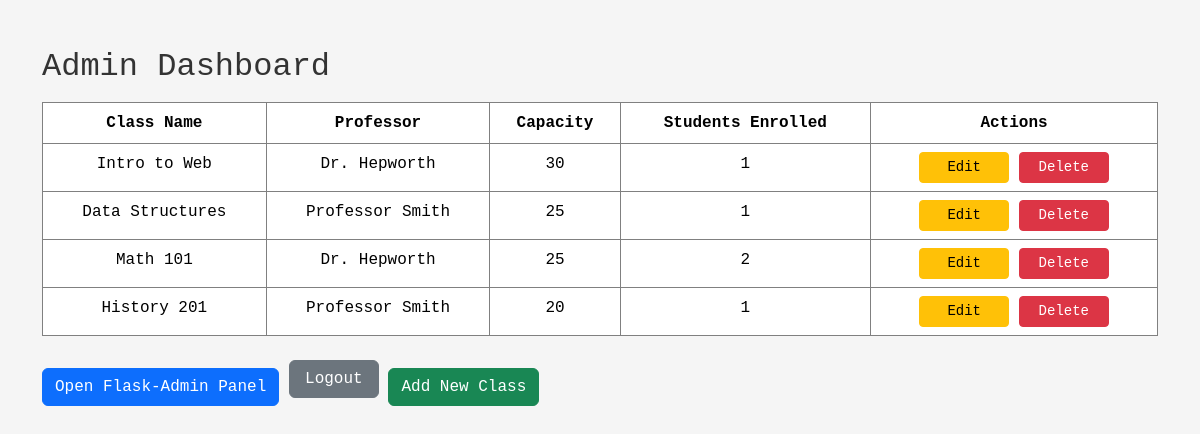
Screenshot of /admin/dashboard (signed in) with the database file from the repository.
### models.py (models this page shows, shortened)
class Course(db.Model):
    __tablename__ = 'courses'
    id = db.Column(db.Integer, primary_key=True)
    name = db.Column(db.String(100), nullable=False)
    description = db.Column(db.Text, nullable=True)
    capacity = db.Column(db.Integer, nullable=False, default=30)
    teacher_id = db.Column(db.Integer, db.ForeignKey('teachers.id'), nullable=False)
    enrollments = db.relationship('Enrollment', backref='course', lazy=True)

class Teacher(db.Model):
    __tablename__ = 'teachers'
    id = db.Column(db.Integer, primary_key=True)
    name = db.Column(db.String(100), nullable=False)
    email = db.Column(db.String(100), unique=True, nullable=False)
    password_hash = db.Column(db.String(200), nullable=False)
    courses = db.relationship('Course', backref='teacher', lazy=True)

### app.py (the view)
@app.route("/admin/dashboard")
def admin_dashboard():
    if "user_id" not in session or session.get("role") != "admin":
        return redirect(url_for("login"))
    classes = Course.query.options(
        db.joinedload(Course.teacher),
        db.joinedload(Course.enrollments).joinedload(Enrollment.student)
    ).all()
    return render_template("admin_dashboard.html", classes=classes)

### templates/admin_dashboard.html (shortened to what this page needs)
<!DOCTYPE html>
<html lang="en">
<head>
    <link href="https://cdn.jsdelivr.net/npm/bootstrap@5.3.2/dist/css/bootstrap.min.css" rel="stylesheet">
    <link rel="stylesheet" href="{{ url_for('static', filename='css/style.css') }}">
</head>
<body>
<div class="container mt-5">
    <h2>Admin Dashboard</h2>
    <table class="table table-hover mt-3">
        <thead>
        <tr>
            <th>Class Name</th>
            <th>Professor</th>
            <th>Capacity</th>
            <th>Students Enrolled</th>
            <th>Actions</th>
        </tr>
        </thead>
        <tbody>
        {% for c in classes %}
            <tr>
                <td>{{ c.name }}</td>
                <td>{{ c.teacher.name }}</td>
                <td>{{ c.capacity }}</td>
                <td>{{ c.enrollments|length }}</td>
                <td>
                    <a href="{{ url_for('admin_edit_course', course_id=c.id) }}"
                       class="btn btn-warning btn-sm">
                        Edit
                    </a>
                    <button type="button"
                            class="btn btn-danger btn-sm delete-btn"
                            data-course-id="{{ c.id }}">
                        Delete
                    </button>
                </td>
            </tr>
        {% endfor %}
        </tbody>
    </table>
    <a href="{{ url_for('flask_admin.index') }}" class="btn btn-primary mt-3">
    Open Flask-Admin Panel
    </a>
            <button onclick="logoutAdmin()" class="btn btn-secondary">Logout</button>
    <a href="{{ url_for('admin_add_class') }}" class="btn btn-success mt-3">
        Add New Class
    </a>
</div>
</body>
</html>

### static/css/style.css (style rules this page uses)
body { margin: 25px; background-color: whitesmoke; color: #333; font-family: 'Courier New', Courier, monospace; }
button { background-color: green; color: white; border: none; padding: 8px 12px; border-radius: 5px; cursor: pointer; }
table { width: 100%; border-collapse: collapse; margin-top: 15px; background-color: white; }
th, td { border: 1px solid gray; padding: 10px; text-align: center; }
th { background-color: green; color: white; }
.btn { min-width: 90px; }

### rows the page displays
Course: name "Intro to Web", teacher.name "Dr. Hepworth", capacity "30", enrollments|length "1"
Course: name "Data Structures", teacher.name "Professor Smith", capacity "25", enrollments|length "1"
Course: name "Math 101", teacher.name "Dr. Hepworth", capacity "25", enrollments|length "2"
Course: name "History 201", teacher.name "Professor Smith", capacity "20", enrollments|length "1"
